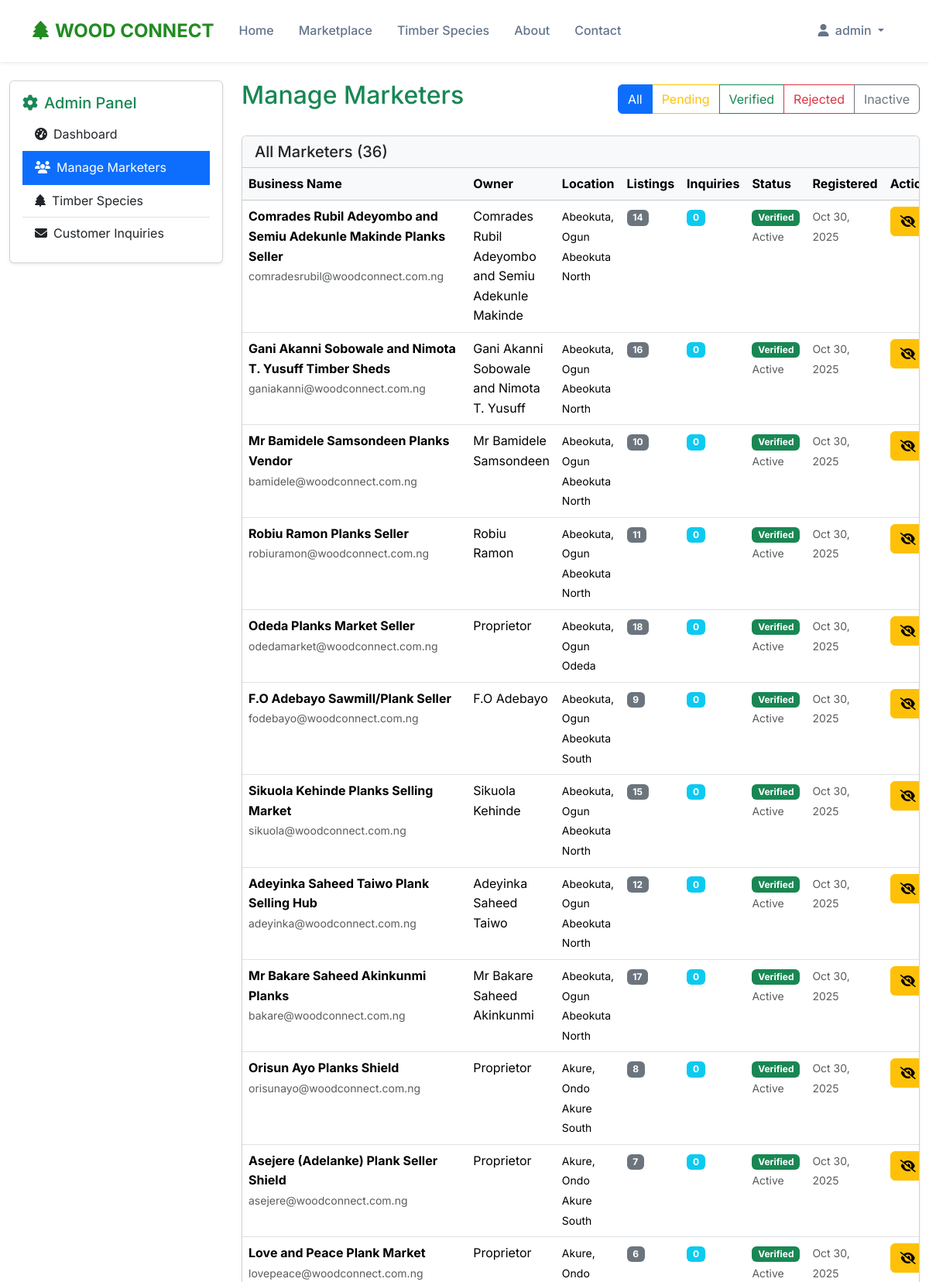
/dashboard/marketers.php?error=marketer_not_found (signed in, upper part), run on the app's committed database.
### tables this page shows
CREATE TABLE `marketers` (
  `id` int(11) NOT NULL,
  `business_name` varchar(255) NOT NULL,
  `owner_name` varchar(255) NOT NULL,
  `address` text NOT NULL,
  `city` varchar(100) NOT NULL,
  `state` enum('Ondo','Ekiti','Osun','Oyo','Ogun','Lagos') NOT NULL,
  `local_government` varchar(100) NOT NULL,
  `phone` varchar(20) NOT NULL,
  `email` varchar(255) DEFAULT NULL,
  `password_hash` varchar(255) DEFAULT NULL,
  `business_description` text DEFAULT NULL,
  `verification_status` enum('pending','verified','rejected') DEFAULT 'verified',
  `verification_notes` text DEFAULT NULL,
  `profile_image` varchar(500) DEFAULT NULL,
  `registration_date` timestamp NOT NULL DEFAULT current_timestamp(),
  `last_login` timestamp NULL DEFAULT NULL,
  `is_active` tinyint(1) DEFAULT 1,
  `reset_token` varchar(100) DEFAULT NULL,
  `reset_expires` timestamp NULL DEFAULT NULL
);

### includes/functions.php (called while the page is built, shortened)
<?php
function url($path = '')
{
    return BASE_URL . '/' . ltrim($path, '/');
}

### dashboard/marketers.php (the view, shortened to what this page needs)
<?php
require_once '../includes/config.php';
$filter = $_GET['filter'] ?? 'all';
$where = "WHERE 1=1";
$params = [];
$stmt = $pdo->prepare("
    SELECT m.*,
           COUNT(i.id) as listing_count,
           COUNT(DISTINCT inv.id) as inquiry_count
    FROM marketers m
    LEFT JOIN inventory i ON m.id = i.marketer_id
    LEFT JOIN inquiries inv ON m.id = inv.marketer_id
    $where
    GROUP BY m.id
    ORDER BY m.registration_date DESC
");
$stmt->execute($params);
$marketers = $stmt->fetchAll(PDO::FETCH_ASSOC);
include '../includes/header.php';
?>
<div class="container-fluid py-4">
  <div class="row">
    <div class="col-lg-3">
      <div class="card shadow-sm">
        <div class="card-body">
          <h5 class="card-title text-success">
            <i class="fas fa-cog me-2"></i>Admin Panel
          </h5>
          <div class="list-group list-group-flush">
            <a href="<?php echo url('dashboard/'); ?>" class="list-group-item list-group-item-action">
              <i class="fas fa-tachometer-alt me-2"></i>Dashboard
            </a>
            <a href="<?php echo url('dashboard/marketers.php'); ?>" class="list-group-item list-group-item-action active">
              <i class="fas fa-users me-2"></i>Manage Marketers
            </a>
            <a href="<?php echo url('dashboard/species.php'); ?>" class="list-group-item list-group-item-action">
              <i class="fas fa-tree me-2"></i>Timber Species
            </a>
            <a href="<?php echo url('dashboard/inquiries.php'); ?>" class="list-group-item list-group-item-action">
              <i class="fas fa-envelope me-2"></i>Customer Inquiries
            </a>
          </div>
        </div>
      </div>
    </div>
    <div class="col-lg-9">
      <div class="d-flex justify-content-between align-items-center mb-4">
        <h2 class="text-success">Manage Marketers</h2>
        <div class="btn-group">
          <a href="?filter=all" class="btn btn-outline-primary <?php echo $filter === 'all' ? 'active' : ''; ?>">All</a>
          <a href="?filter=pending" class="btn btn-outline-warning <?php echo $filter === 'pending' ? 'active' : ''; ?>">
            Pending
          </a>
          <a href="?filter=verified" class="btn btn-outline-success <?php echo $filter === 'verified' ? 'active' : ''; ?>">Verified</a>
          <a href="?filter=rejected" class="btn btn-outline-danger <?php echo $filter === 'rejected' ? 'active' : ''; ?>">Rejected</a>
          <a href="?filter=inactive" class="btn btn-outline-secondary <?php echo $filter === 'inactive' ? 'active' : ''; ?>">Inactive</a>
        </div>
      </div>
      <div class="card shadow-sm">
        <div class="card-header bg-light">
          <h5 class="mb-0">
            <?php echo ucfirst($filter); ?> Marketers (<?php echo count($marketers); ?>)
          </h5>
        </div>
        <div class="card-body p-0">
          <?php if (empty($marketers)): ?>
            <div class="text-center py-5">
              <i class="fas fa-users fa-3x text-muted mb-3"></i>
              <h5>No marketers found</h5>
              <p class="text-muted">No marketers match the current filter.</p>
            </div>
          <?php else: ?>
            <div class="table-responsive">
              <table class="table table-hover mb-0">
                <thead class="table-light">
                  <tr>
                    <th>Business Name</th>
                    <th>Owner</th>
                    <th>Location</th>
                    <th>Listings</th>
                    <th>Inquiries</th>
                    <th>Status</th>
                    <th>Registered</th>
                    <th>Actions</th>
                  </tr>
                </thead>
                <tbody>
                  <?php foreach ($marketers as $marketer): ?>
                    <tr>
                      <td>
                        <strong><?php echo htmlspecialchars($marketer['business_name']); ?></strong>
                        <br><small class="text-muted"><?php echo $marketer['email']; ?></small>
                      </td>
                      <td><?php echo htmlspecialchars($marketer['owner_name']); ?></td>
                      <td>
                        <small>
                          <?php echo $marketer['city']; ?>, <?php echo $marketer['state']; ?>
                          <br><?php echo $marketer['local_government']; ?>
                        </small>
                      </td>
                      <td>
                        <span class="badge bg-secondary"><?php echo $marketer['listing_count']; ?></span>
                      </td>
                      <td>
                        <span class="badge bg-info"><?php echo $marketer['inquiry_count']; ?></span>
                      </td>
                      <td>
                        <span class="badge bg-<?php
                                              echo $marketer['verification_status'] === 'verified' ? 'success' : ($marketer['verification_status'] === 'pending' ? 'warning' : 'danger');
                                              ?>">
                          <?php echo ucfirst($marketer['verification_status']); ?>
                        </span>
                        <br>
                        <small class="text-muted">
                          <?php echo $marketer['is_active'] ? 'Active' : 'Inactive'; ?>
                        </small>
                      </td>
                      <td>
                        <small class="text-muted">
                          <?php echo date('M j, Y', strtotime($marketer['registration_date'])); ?>
                        </small>
                      </td>
                      <td>
                        <div class="btn-group btn-group-sm">
                          <form method="POST" class="d-inline">
                            <button type="submit" name="toggle_active" class="btn btn-<?php echo $marketer['is_active'] ? 'warning' : 'success'; ?>"
                              title="<?php echo $marketer['is_active'] ? 'Deactivate' : 'Activate'; ?>">
                              <i class="fas fa-<?php echo $marketer['is_active'] ? 'eye-slash' : 'eye'; ?>"></i>
                            </button>
                          </form>
                        </div>
                      </td>
                    </tr>
                  <?php endforeach; ?>
                </tbody>
              </table>
            </div>
          <?php endif; ?>
        </div>
      </div>
    </div>
  </div>
</div>
</body>
</html>

### assets/css/style.css (style rules this page uses)
:root { --primary-green: #228B22; --earth-brown: #8B4513; --warm-amber: #D2691E; --slate-gray: #64748b; --off-white: #f8fafc; --forest-dark: #1a5e1a; }
* { margin: 0; padding: 0; box-sizing: border-box; }
body { font-family: 'Inter', sans-serif; line-height: 1.6; color: #333; background-color: #fff; }
.btn-outline-primary { border-color: var(--primary-green); color: var(--primary-green); }
html, body { height: 100%; }
body { display: flex; flex-direction: column; min-height: 100vh; }

### data on the page
marketers: business_name "Comrades Rubil Adeyombo and Semiu Adekunle Makinde Planks Seller", email "comradesrubil@woodconnect.com.ng", owner_name "Comrades Rubil Adeyombo and Semiu Adekunle Makinde", city "Abeokuta", state "Ogun", local_government "Abeokuta North", listing_count "14", inquiry_count "0", verification_status "Verified", is_active "Active", registration_date "Oct 30, 2025"
marketers: business_name "Gani Akanni Sobowale and Nimota T. Yusuff Timber Sheds", email "ganiakanni@woodconnect.com.ng", owner_name "Gani Akanni Sobowale and Nimota T. Yusuff", city "Abeokuta", state "Ogun", local_government "Abeokuta North", listing_count "16", inquiry_count "0", verification_status "Verified", is_active "Active", registration_date "Oct 30, 2025"
marketers: business_name "Mr Bamidele Samsondeen Planks Vendor", email "bamidele@woodconnect.com.ng", owner_name "Mr Bamidele Samsondeen", city "Abeokuta", state "Ogun", local_government "Abeokuta North", listing_count "10", inquiry_count "0", verification_status "Verified", is_active "Active", registration_date "Oct 30, 2025"
marketers: business_name "Robiu Ramon Planks Seller", email "robiuramon@woodconnect.com.ng", owner_name "Robiu Ramon", city "Abeokuta", state "Ogun", local_government "Abeokuta North", listing_count "11", inquiry_count "0", verification_status "Verified", is_active "Active", registration_date "Oct 30, 2025"
marketers: business_name "Odeda Planks Market Seller", email "odedamarket@woodconnect.com.ng", owner_name "Proprietor", city "Abeokuta", state "Ogun", local_government "Odeda", listing_count "18", inquiry_count "0", verification_status "Verified", is_active "Active", registration_date "Oct 30, 2025"
marketers: business_name "F.O Adebayo Sawmill/Plank Seller", email "fodebayo@woodconnect.com.ng", owner_name "F.O Adebayo", city "Abeokuta", state "Ogun", local_government "Abeokuta South", listing_count "9", inquiry_count "0", verification_status "Verified", is_active "Active", registration_date "Oct 30, 2025"
marketers: business_name "Sikuola Kehinde Planks Selling Market", email "sikuola@woodconnect.com.ng", owner_name "Sikuola Kehinde", city "Abeokuta", state "Ogun", local_government "Abeokuta North", listing_count "15", inquiry_count "0", verification_status "Verified", is_active "Active", registration_date "Oct 30, 2025"
marketers: business_name "Adeyinka Saheed Taiwo Plank Selling Hub", email "adeyinka@woodconnect.com.ng", owner_name "Adeyinka Saheed Taiwo", city "Abeokuta", state "Ogun", local_government "Abeokuta North", listing_count "12", inquiry_count "0", verification_status "Verified", is_active "Active", registration_date "Oct 30, 2025"
marketers: business_name "Mr Bakare Saheed Akinkunmi Planks", email "bakare@woodconnect.com.ng", owner_name "Mr Bakare Saheed Akinkunmi", city "Abeokuta", state "Ogun", local_government "Abeokuta North", listing_count "17", inquiry_count "0", verification_status "Verified", is_active "Active", registration_date "Oct 30, 2025"
marketers: business_name "Orisun Ayo Planks Shield", email "orisunayo@woodconnect.com.ng", owner_name "Proprietor", city "Akure", state "Ondo", local_government "Akure South", listing_count "8", inquiry_count "0", verification_status "Verified", is_active "Active", registration_date "Oct 30, 2025"
marketers: business_name "Asejere (Adelanke) Plank Seller Shield", email "asejere@woodconnect.com.ng", owner_name "Proprietor", city "Akure", state "Ondo", local_government "Akure South", listing_count "7", inquiry_count "0", verification_status "Verified", is_active "Active", registration_date "Oct 30, 2025"
marketers: business_name "Love and Peace Plank Market", email "lovepeace@woodconnect.com.ng", owner_name "Proprietor", city "Akure", state "Ondo", listing_count "6", inquiry_count "0", verification_status "Verified", is_active "Active", registration_date "Oct 30, 2025"

### other printed values
$userInfo['name'] "admin"
$filter "All"
count($marketers) "36"
